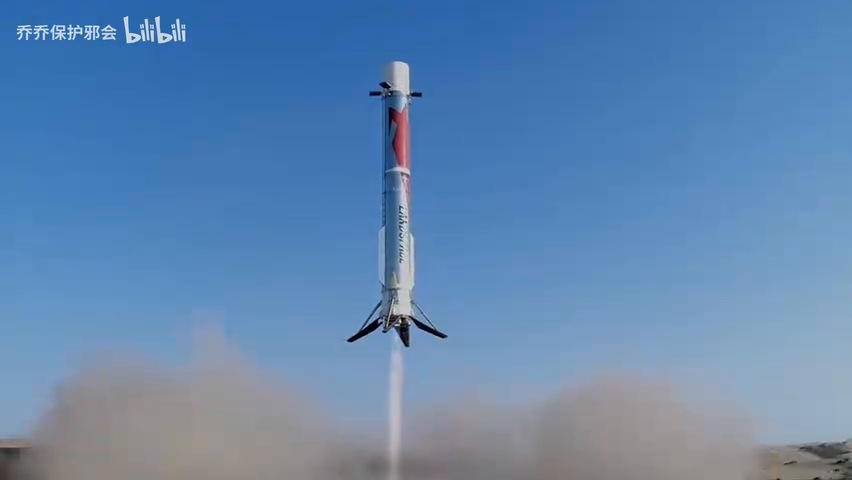
#> input picture frame 780 of 1-朱雀3号瑶二，再入回收全过程，这次是真的稳啊！纯净的像cg。-480P 标清-AVC.mp4, 852 x 480 px, given in place of tracked.mp4, which was not available
$ python sheet_tracked.py
#> lines starting #> are read from the running program, lines starting #| are printed output that depends on the picture; pictures that were not available may be replaced by others from this repository, and a replacement may not be noted
# -*- coding: utf-8 -*-
"""从 runs/diag/tracked.mp4 抽关键帧拼一张图, 用于肉眼复核稳定框。

用法: python scripts/sheet_tracked.py
"""
from __future__ import annotations

import os
from pathlib import Path

import cv2
import numpy as np

PROJECT = Path(__file__).resolve().parent.parent
CACHE = PROJECT / ".cache"
(CACHE / "tmp").mkdir(parents=True, exist_ok=True)
os.environ["TEMP"] = str(CACHE / "tmp")
DIAG = PROJECT / "runs" / "diag"

FRAMES = [780, 1000, 1146, 1165, 1211, 1500]

cap = cv2.VideoCapture(str(DIAG / "tracked.mp4"))
tiles = []
for f in FRAMES:
    cap.set(cv2.CAP_PROP_POS_FRAMES, f)
    ok, img = cap.read()
    if not ok:
        print(f"读不到帧 {f}")
        continue
    img = cv2.resize(img, None, fx=1.35, fy=1.35, interpolation=cv2.INTER_CUBIC)
    tiles.append(img)
#> this loop made 6 passes
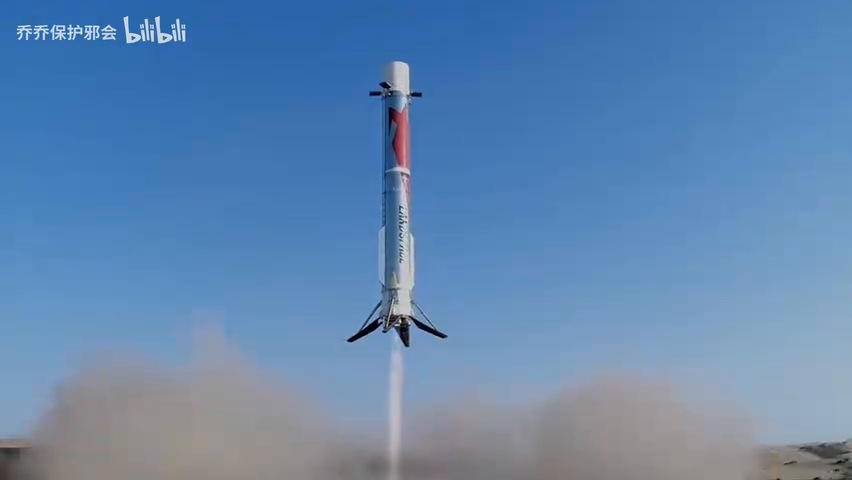
#> input picture frame 780 of 1-朱雀3号瑶二，再入回收全过程，这次是真的稳啊！纯净的像cg。-480P 标清-AVC.mp4, 852 x 480 px, given in place of tracked.mp4, which was not available
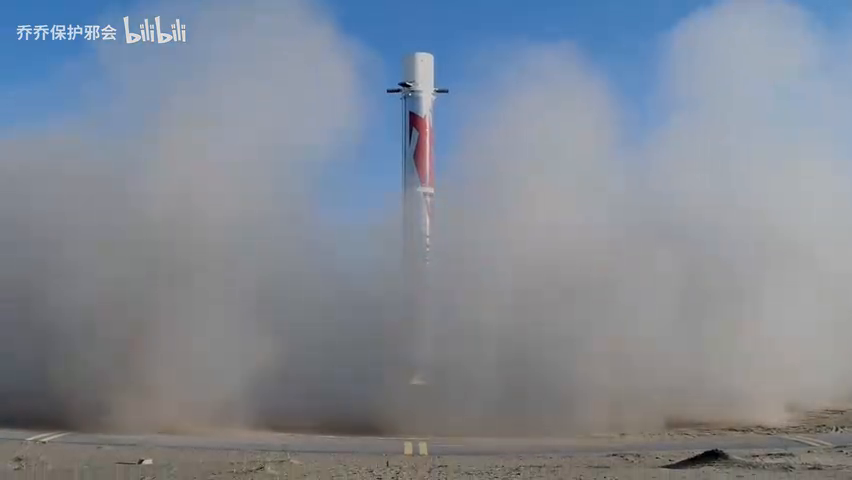
#> input picture frame 1000 of 1-朱雀3号瑶二，再入回收全过程，这次是真的稳啊！纯净的像cg。-480P 标清-AVC.mp4, 852 x 480 px, given in place of tracked.mp4, which was not available
#> pass 3, `ok, img = cap.read()`:
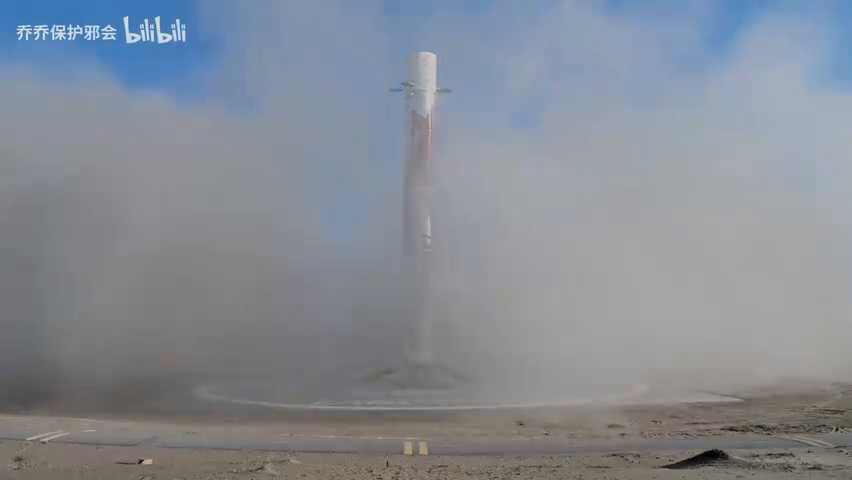
#> img: shape (480, 852, 3); mean B, G, R 148.8, 139.7, 133.6
#> after the loop, tiles = 6 items
cap.release()

if tiles:
    cols = 3
    rows = (len(tiles) + cols - 1) // cols
#> rows = 2
    th, tw = tiles[0].shape[:2]
#> th = 648; tw = 1150
    g = np.full((rows * th + (rows - 1) * 4, cols * tw + (cols - 1) * 4, 3),
                30, np.uint8)
#> g: shape (1300, 3458, 3); every value is 30
    for i, t in enumerate(tiles):
        rr, cc = divmod(i, cols)
        g[rr * (th + 4):rr * (th + 4) + th, cc * (tw + 4):cc * (tw + 4) + tw] = t
#> this loop made 6 passes
#> (rr, cc) on passes 1 to 6: (0, 0), (0, 1), (0, 2), (1, 0), (1, 1), (1, 2)
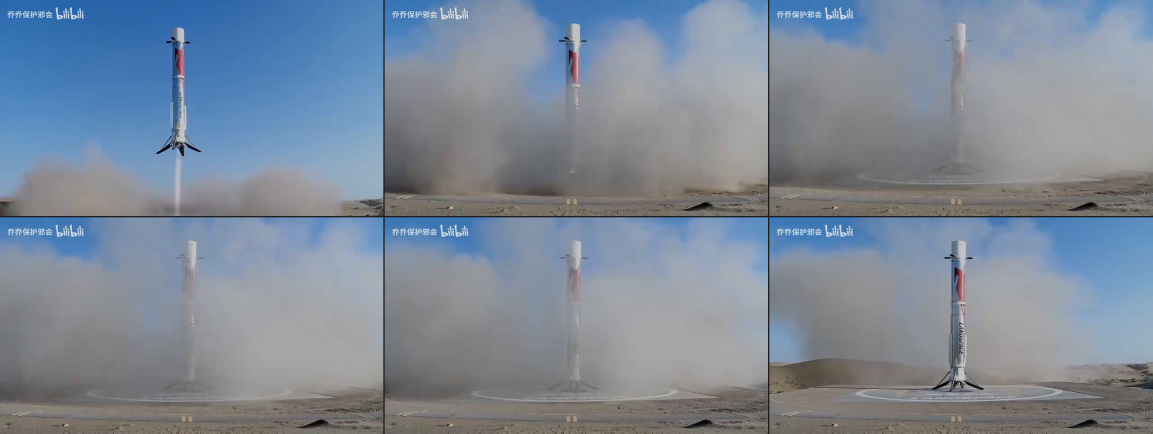
#> g: shape (1300, 3458, 3) (shown at 1/3 size); mean of channels 0, 1, 2 152.9, 137.3, 125.2; drawn as B, G, R
    out = DIAG / "tracked_sheet.jpg"
    cv2.imwrite(str(out), g, [int(cv2.IMWRITE_JPEG_QUALITY), 92])
    print(f"-> {out}  ({g.shape[1]}x{g.shape[0]})")
#| -> runs/diag/tracked_sheet.jpg  (3458x1300)

$ run again, starting later in the video
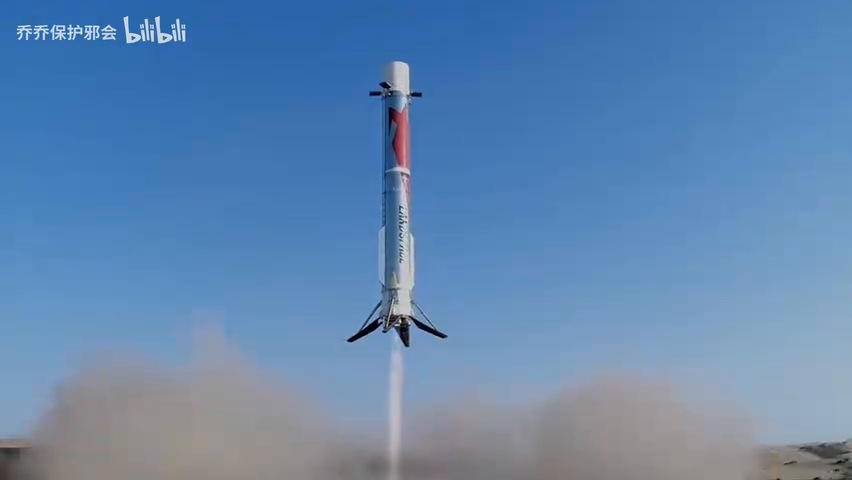
#> input picture frame 780 of 1-朱雀3号瑶二，再入回收全过程，这次是真的稳啊！纯净的像cg。-480P 标清-AVC.mp4, 852 x 480 px, given in place of tracked.mp4, which was not available
#> the loop `for f in FRAMES:` made 6 passes
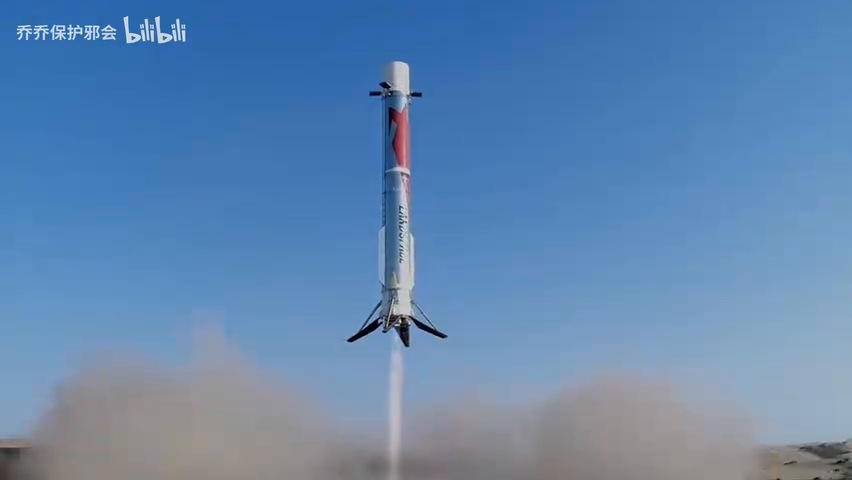
#> input picture frame 780 of 1-朱雀3号瑶二，再入回收全过程，这次是真的稳啊！纯净的像cg。-480P 标清-AVC.mp4, 852 x 480 px, given in place of tracked.mp4, which was not available
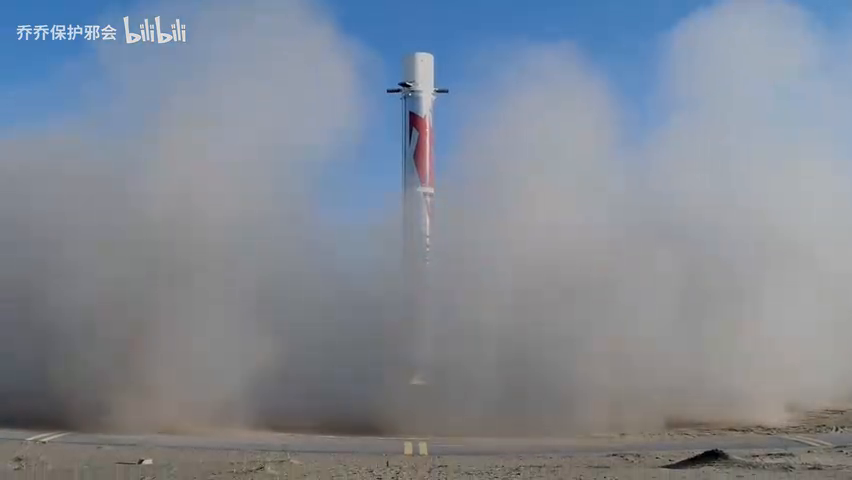
#> input picture frame 1000 of 1-朱雀3号瑶二，再入回收全过程，这次是真的稳啊！纯净的像cg。-480P 标清-AVC.mp4, 852 x 480 px, given in place of tracked.mp4, which was not available
#> after the loop `for f in FRAMES:`: tiles = 6 items
#> rows = 2
#> the loop `for i, t in enumerate(tiles):` made 6 passes
#> (rr, cc) on passes 1 to 6: (0, 0), (0, 1), (0, 2), (1, 0), (1, 1), (1, 2)
#| -> runs/diag/tracked_sheet.jpg  (3458x1300)

$ run again, starting later in the video
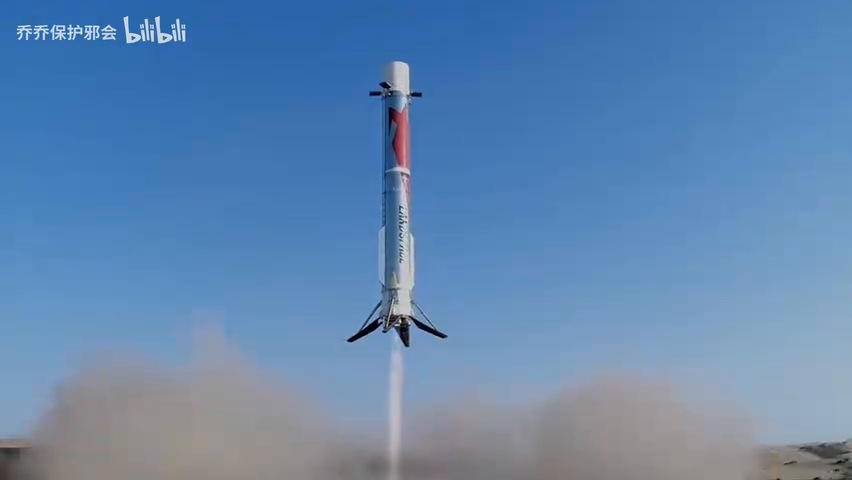
#> input picture frame 780 of 1-朱雀3号瑶二，再入回收全过程，这次是真的稳啊！纯净的像cg。-480P 标清-AVC.mp4, 852 x 480 px, given in place of tracked.mp4, which was not available
#> the loop `for f in FRAMES:` made 6 passes
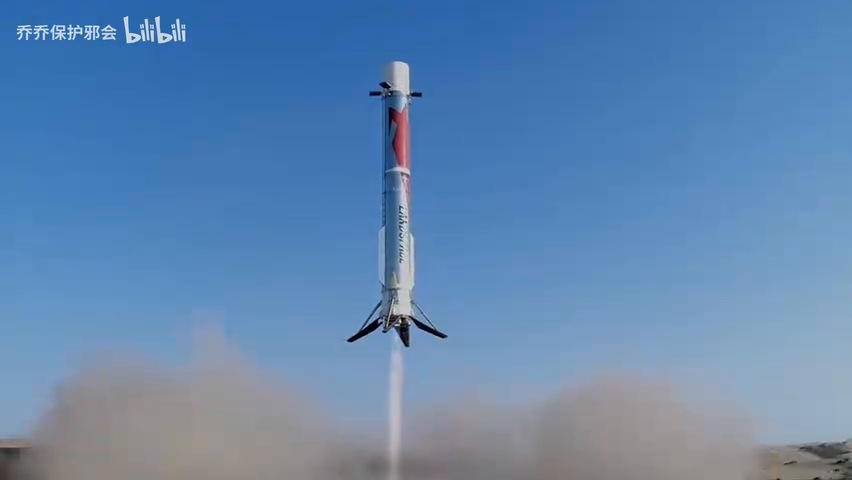
#> input picture frame 780 of 1-朱雀3号瑶二，再入回收全过程，这次是真的稳啊！纯净的像cg。-480P 标清-AVC.mp4, 852 x 480 px, given in place of tracked.mp4, which was not available
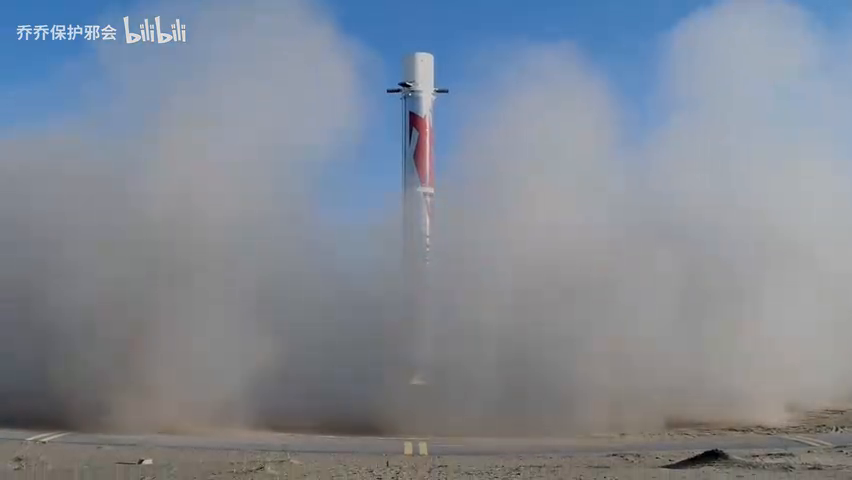
#> input picture frame 1000 of 1-朱雀3号瑶二，再入回收全过程，这次是真的稳啊！纯净的像cg。-480P 标清-AVC.mp4, 852 x 480 px, given in place of tracked.mp4, which was not available
#> after the loop `for f in FRAMES:`: tiles = 6 items
#> rows = 2
#> the loop `for i, t in enumerate(tiles):` made 6 passes
#> (rr, cc) on passes 1 to 6: (0, 0), (0, 1), (0, 2), (1, 0), (1, 1), (1, 2)
#| -> runs/diag/tracked_sheet.jpg  (3458x1300)
